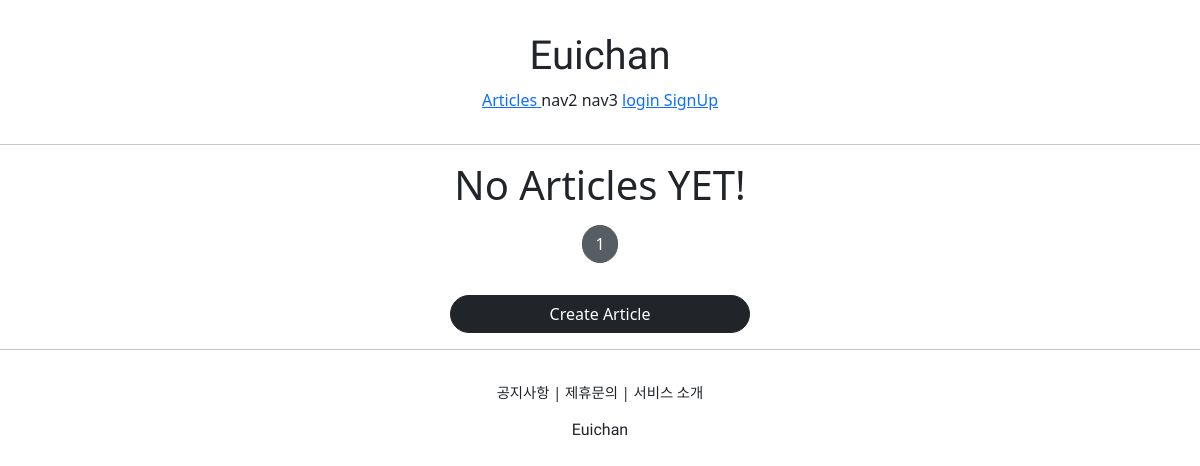
Page /articles/list/ on the earlier database version.
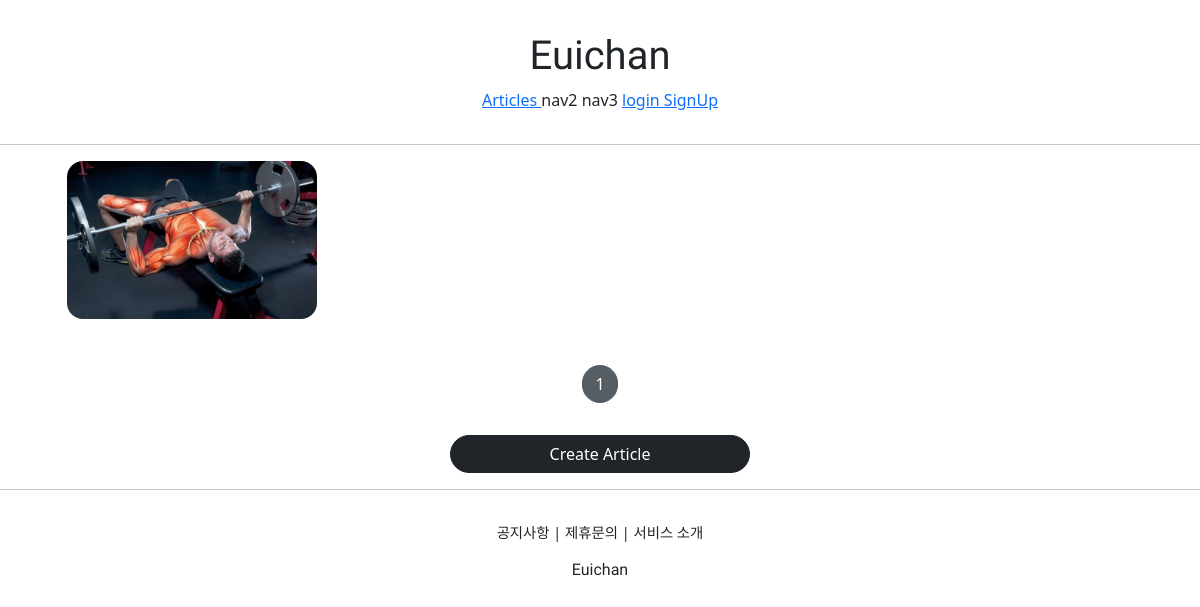
Same page on the later database version.
### articleapp/models.py (models this page shows)
class Article(models.Model):
    writer = models.ForeignKey(User, on_delete=models.SET_NULL, related_name='article', null=True)
    title = models.CharField(max_length=200, null=True)
    image = models.ImageField(upload_to='article/', null=True)
    content = models.TextField(null=True)
    created_at = models.DateField(auto_now_add=True,null=True)

### articleapp/views.py (the view)
# urls.py: path('list/', ArticleListView.as_view(),name='list'),
class ArticleListView(ListView):
    model = Article
    context_object_name = 'article_list'
    template_name = 'articleapp/list.html'
    paginate_by = 5

### articleapp/templates/articleapp/list.html (shortened to what this page needs)
{% extends 'base.html' %}
{% load static %}
{% block content %}
    {% if article_list %}
    <div class="container">
        {% for article in article_list %}
        <a href="{% url 'articleapp:detail' pk=article.pk %}">
            {% include 'snippets/card.html' with article=article %}
        </a>
        {% endfor %}
    </div>
    {% else %}
    <div class="text-center">
        <h1>No Articles YET!</h1>
    </div>
    {% endif %}
    {% include 'snippets/pagination.html' with page_obj=page_obj %}
    <div style="text-align: center">
        <a href="{% url 'articleapp:create' %}" class="btn btn-dark rounded-pill col-3 mt-3">
            Create Article
        </a>
    </div>
{% endblock %}

### templates/snippets/card.html
<div>
    <img src="{{ article.image.url }}" alt="">
</div>

Differences in the rows shown:
added Article: image (picture)
Other differences:
text no longer shown: "No Articles YET!"
